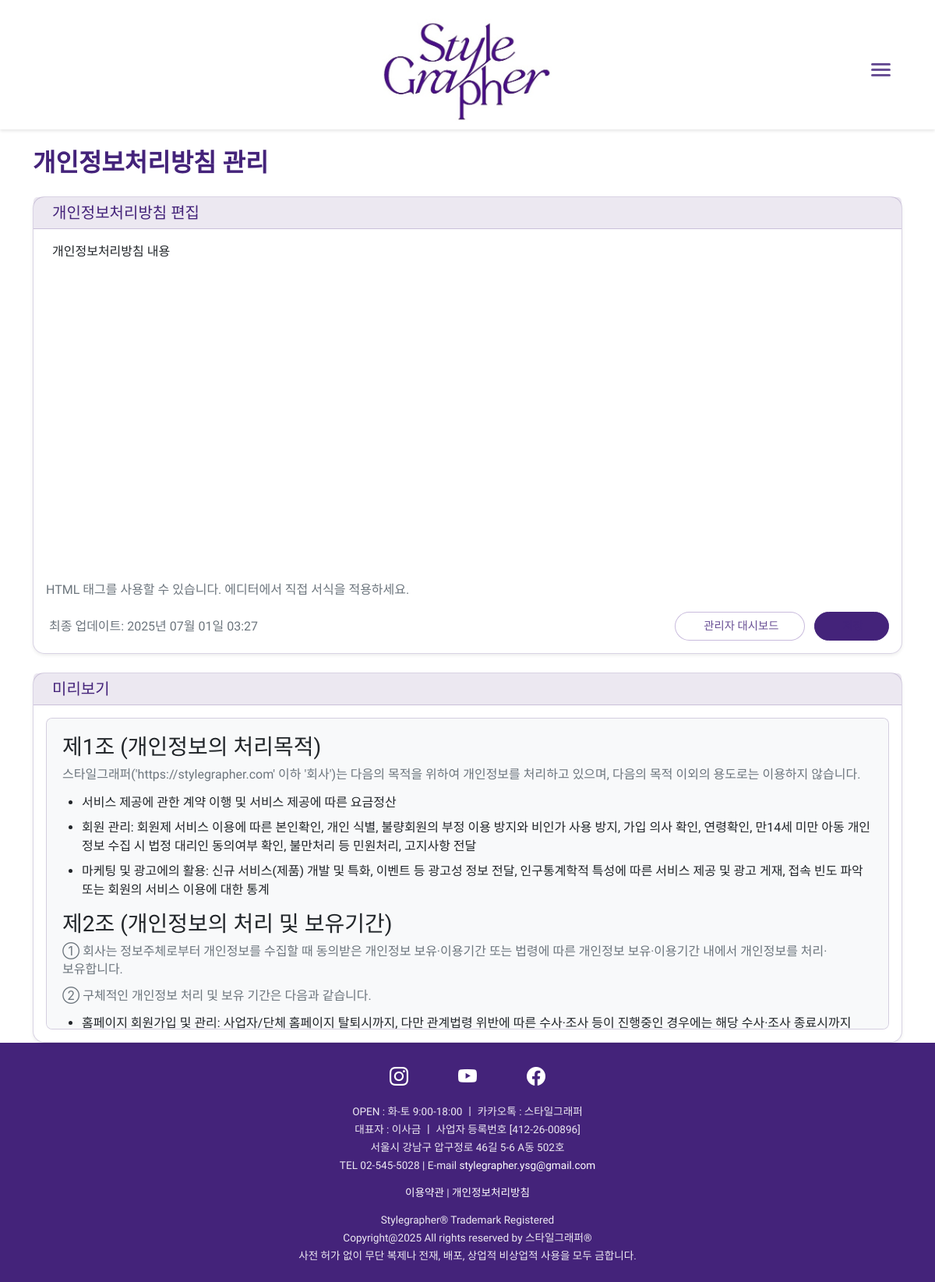
The app's page /admin/privacy-policy (signed in) with its own data.
### models.py (models this page shows, shortened)
class PrivacyPolicy(db.Model):
    id = db.Column(db.Integer, primary_key=True)
    content = db.Column(db.Text, nullable=False)
    created_at = db.Column(db.DateTime, default=datetime.utcnow)
    updated_at = db.Column(db.DateTime, default=datetime.utcnow, onupdate=datetime.utcnow)
    @classmethod
    def get_current_content(cls):
        policy = cls.query.first()
        return policy

### routes/admin.py (the view)
@admin.route('/privacy-policy')
@login_required
def manage_privacy():
    try:
        policy = PrivacyPolicy.get_current_content()
        return render_template('admin/privacy_policy.html', policy=policy)
    except Exception as e:
        flash(f'개인정보처리방침 로드 중 오류가 발생했습니다: {str(e)}', 'error')
        return redirect(url_for('admin.dashboard'))

### models.py (called while the page is built)
    @classmethod
    def get_current_settings(cls):
        settings = cls.query.first()
        if not settings:
            settings = cls()
            db.session.add(settings)
            db.session.commit()
        return settings

    def get_main_color_rgb(self):
        return f"{self.main_color_r}, {self.main_color_g}, {self.main_color_b}"

    def get_sub_color_rgb(self):
        return f"{self.sub_color_r}, {self.sub_color_g}, {self.sub_color_b}"

    def get_background_color_rgb(self):
        return f"{self.background_color_r}, {self.background_color_g}, {self.background_color_b}"

    def get_main_color_hex(self):
        return f"#{self.main_color_r:02x}{self.main_color_g:02x}{self.main_color_b:02x}"

    def get_sub_color_hex(self):
        return f"#{self.sub_color_r:02x}{self.sub_color_g:02x}{self.sub_color_b:02x}"

    def get_background_color_hex(self):
        return f"#{self.background_color_r:02x}{self.background_color_g:02x}{self.background_color_b:02x}"

### templates/admin/privacy_policy.html (shortened to what this page needs)
{% extends "base.html" %}
{% block content %}
<div class="container mt-4">
    <div class="row">
        <div class="col-12">
            <h2 class="mb-4 page-title">개인정보처리방침 관리</h2>
            <div class="card shadow-sm">
                <div class="card-header">
                    <h5 class="mb-0">
                        개인정보처리방침 편집
                    </h5>
                </div>
                <div class="card-body">
                    <form method="POST" action="{{ url_for('admin.update_privacy') }}">
                        <div class="mb-3">
                            <label for="content" class="form-label">
                                개인정보처리방침 내용
                            </label>
                            <div id="editor-container" style="height: 400px; border: 1px solid #ccc;"></div>
                            <small class="form-text text-muted">
                                HTML 태그를 사용할 수 있습니다. 에디터에서 직접 서식을 적용하세요.
                            </small>
                        </div>
                        <div class="d-flex justify-content-between align-items-center">
                            <div class="text-muted">
                                <small>
                                    최종 업데이트: {{ policy.updated_at.strftime('%Y년 %m월 %d일 %H:%M') if policy.updated_at else '최초 생성' }}
                                </small>
                            </div>
                            <div>
                                <a href="{{ url_for('admin.dashboard') }}" class="btn btn-outline-secondary me-2">
                                    관리자 대시보드
                                </a>
                                <button type="submit" class="btn btn-primary">
                                </button>
                            </div>
                        </div>
                    </form>
                </div>
            </div>
            <div class="card shadow-sm mt-4">
                <div class="card-header">
                    <h5 class="mb-0">
                        미리보기
                    </h5>
                </div>
                <div class="card-body">
                    <div class="preview-content" style="max-height: 400px; overflow-y: auto;">
                        {{ policy.content | safe }}
                    </div>
                </div>
            </div>
        </div>
    </div>
</div>
<link href="https://cdn.quilljs.com/1.3.6/quill.snow.css" rel="stylesheet">
{% endblock %}

### static/css/style.css (style rules this page uses)
:root { --primary-purple: #663399; --light-purple: #9966cc; --dark-purple: #4B0082; --white: #ffffff; --black: #000000; }
body { margin: 0; padding: 0; font-family: 'Nanum Gothic', -apple-system, BlinkMacSystemFont, 'Segoe UI', 'Roboto', 'Helvetica Neue', Arial, sans-serif; line-height: 1.6; color: var(--black); }
.card { border: none; transition: all 0.3s ease; }
.btn-primary, .btn-outline-primary, .btn { background-color: white; border: 1px solid rgba(var(--sub-color-rgb), 0.5); color: var(--main-color-alpha); padding: 0.4rem 2rem; border-radius: 20px; font-size: 0.9rem; transition: all 0.3s ease; text-decoration: none; }
.card { border: 1px solid rgba(var(--main-color-rgb), 0.3); border-radius: 15px; box-shadow: 0 4px 20px rgba(var(--main-color-rgb), 0.2); background-color: #fff; transition: all 0.3s ease; }

### templates/base.html (style rules this page uses)
* { font-family: 'Nanum Gothic', -apple-system, BlinkMacSystemFont, 'Segoe UI', 'Roboto', 'Helvetica Neue', Arial, sans-serif; }
body { font-family: 'Nanum Gothic', -apple-system, BlinkMacSystemFont, 'Segoe UI', 'Roboto', 'Helvetica Neue', Arial, sans-serif; }
.card-text, .service-description, .card-body p:not(.card-title):not(.card-subtitle), .card-body small { font-size: 1rem !important; color: #6c757d !important; line-height: 1.4; word-break: keep-all; overflow-wrap: break-word; line-break: strict; }
.card h1, .card h2, .card h3, .card h4, .card h5, .card h6, .card .lead, .card .gallery-image-count, .card .service-title, .card .option-title { word-break: keep-all; overflow-wrap: break-word; line-break: strict; }

### templates/admin/privacy_policy.html (style rules this page uses)
.page-title { color: rgb(var(--main-color-rgb)); font-weight: 600; }
.card { border: 1px solid rgba(var(--main-color-rgb), 0.2); border-radius: 15px; }
.card-header { background-color: rgba(var(--main-color-rgb), 0.1); border-bottom: 1px solid rgba(var(--main-color-rgb), 0.2); color: rgb(var(--main-color-rgb)); }
.btn-primary { background-color: rgb(var(--main-color-rgb)); border-color: rgb(var(--main-color-rgb)); }
.preview-content { border: 1px solid rgba(var(--main-color-rgb), 0.2); border-radius: 8px; padding: 20px; background-color: #f8f9fa; }
.preview-content p { line-height: 1.6; margin-bottom: 12px; }
.preview-content ul, .preview-content ol { margin-bottom: 15px; padding-left: 25px; }
.preview-content li { margin-bottom: 8px; line-height: 1.5; }
#editor-container { border: none !important; }

### records on screen
PrivacyPolicy: updated_at "2025년 07월 01일 03:27", content "제1조 (개인정보의 처리목적) 스타일그래퍼('https://stylegrapher.com' 이하 '회사')는 다음의 목적을 위하여 개인정보를 처리하고 있으며, 다음의 목적 이외의 용도로는 이용하지 않습니다. 서비스 제공에 관한 계약 이행 및 서비스 제공에 따른 요금정산 회원 관리: 회원제 서비스 이용에 따른 본인확인, 개인 식별, 불량회원의 부정 이용 방지와 비인가 사용 방지, 가입 의사 확인, 연령확인, 만14세 미만 아동 개인정보 수집 시 법정 대리인 동의여부 확인, 불만처리 등 민원처리, 고지사항 전달 마케팅 및 광고에의 활용: 신규 서비스(제품) 개발 및 특화, 이벤트 등 광고성 정보 전달, 인구통계학적 특성에 따른 서비스 제공 및 광고 게재, 접속 빈도 파악 또는 회원의 서비스 이용에 대한 통계 제2조 (개인정보의 처리 및 보유기간) ① 회사는 정보주체로부터 개인정보를 수집할 때 동의받은 개인정보 보유·이용기간 또는 법령에 따른 개인정보 보유·이용기간 내에서 개인정보를 처리·보유합니다. ② 구체적인 개인정보 처리 및 보유 기간은 다음과 같습니다. 홈페이지 회원가입 및 관리: 사업자/단체 홈페이지 탈퇴시까지, 다만 관계법령 위반에 따른 수사·조사 등이 진행중인 경우에는 해당 수사·조사 종료시까지"
